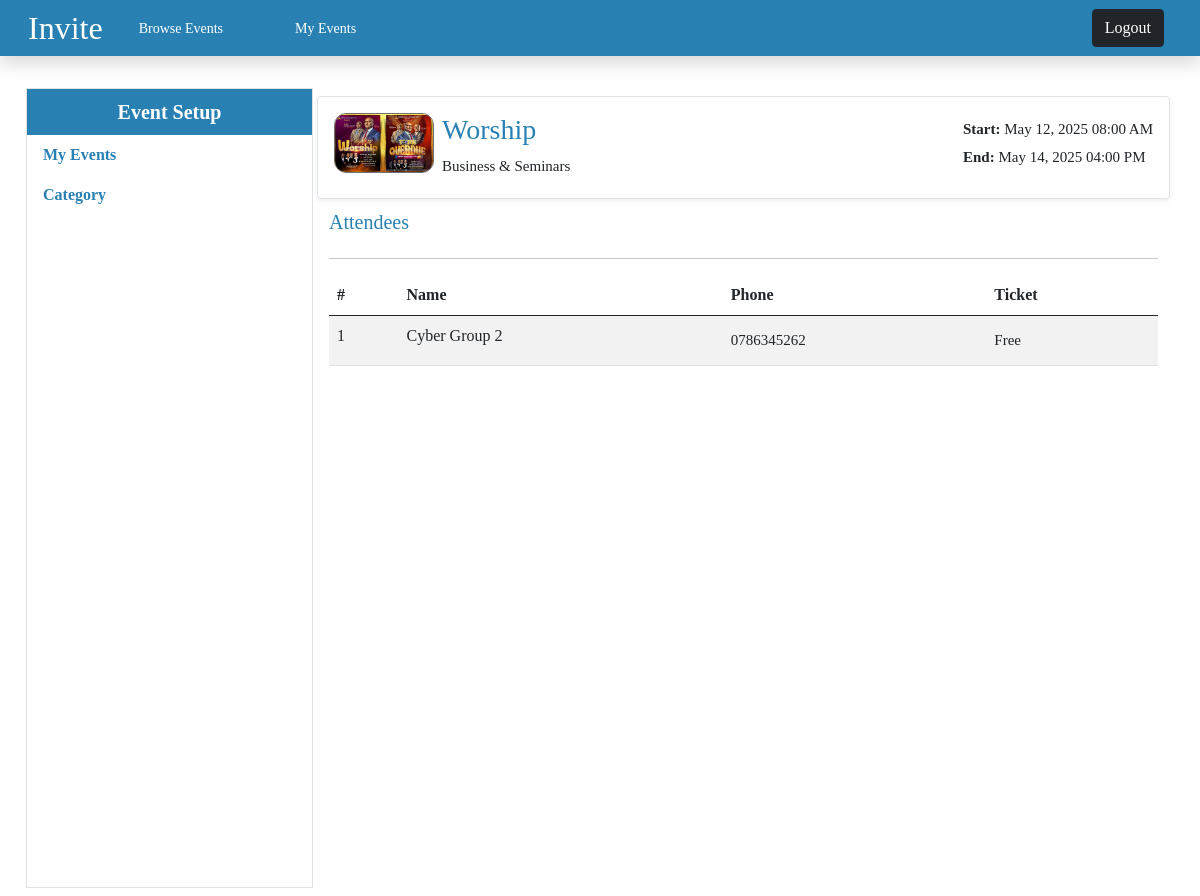
The page /event/1 (signed in) on the database as committed earlier.
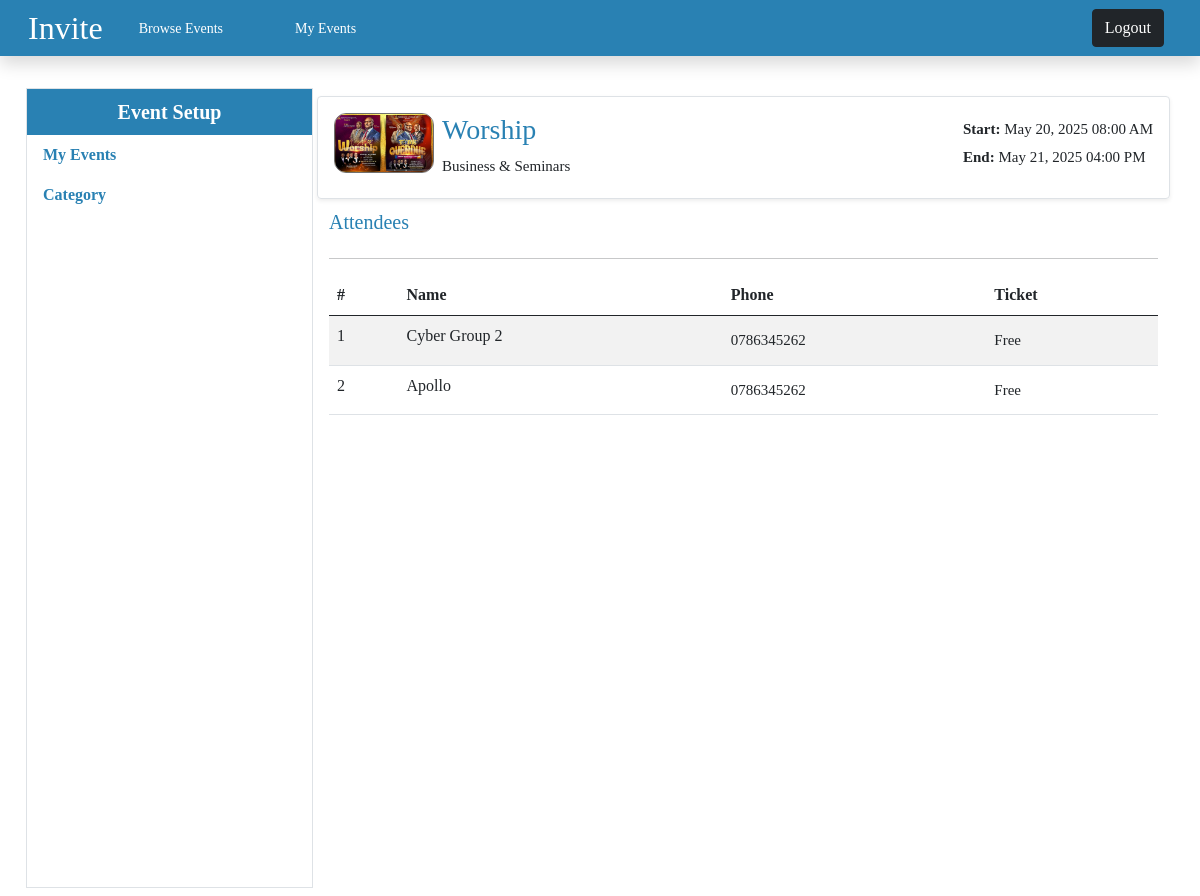
The same page on the database as committed later.
### events/models.py (models this page shows, shortened)
class Schedule(models.Model):
    event = models.ForeignKey(Events, on_delete=models.CASCADE)
    start_date = models.DateField()
    start_time = models.TimeField()
    end_date = models.DateField()
    end_time = models.TimeField()
    created_at = models.DateTimeField(auto_now_add=True)

class OrderTicket(models.Model):
    event = models.ForeignKey(Events, on_delete=models.CASCADE, null=True)
    ticket = models.ForeignKey(Ticket, on_delete=models.CASCADE, null=True, blank=True)
    user = models.ForeignKey(User, on_delete=models.CASCADE, null=True)
    name = models.CharField(max_length=100, null=True)
    phone = models.CharField(max_length=15, null=True)
    email = models.EmailField(max_length=100, null=True, blank=True)
    created_at = models.DateTimeField(auto_now_add=True)

class Ticket(models.Model):
    name = models.CharField(max_length=100, default="Free")
    event = models.ForeignKey(Events, on_delete=models.CASCADE)
    price = models.FloatField(default=0.0)
    ticket_qty = models.IntegerField(default=1)
    desc = models.CharField(max_length=255, null=True, blank=True)
    created_at = models.DateTimeField(auto_now_add=True)

### events/decorators.py (the view)
        def wrapper_func(request, *args, **kwargs):
            group = None
            if request.user.groups.exists():
                group = request.user.groups.all()[0].name
            if group in allowed_roles:
                return view_func(request, *args, **kwargs)
            else:
                return HttpResponse("You are not authorized to view this page.")

### events/models.py (called while the page is built)
    def __str__(self):
        return self.name

### events/views.py (called while the page is built)
@login_required(login_url='login')
@allowed_users(allowed_roles=['Admin','Organizer'])
def events_detail(request, event_id):
    if request.user.is_authenticated:
        event = Events.objects.get(id=event_id)
        schedule = Schedule.objects.get(event=event_id)
        attendee = OrderTicket.objects.filter(event=event_id).select_related('ticket')
        for i, a in enumerate(attendee):
           a.row_number = i+1
        return render(request, 'eventsApp/settings/event_detail.html', {'event':event, 'schedule':schedule, 'attendee':attendee})

### events/templates/eventsApp/settings/event_detail.html (shortened to what this page needs)
{% extends "eventsApp/settings/layout.html" %}
{% block account %}
<div class="row my-2">
    <div class="col shadow-sm border rounded p-3 d-flex justify-content-between">
        <div class="d-flex">
            <img class="poster" src="{{ event.poster.url }}">
            <span class="ms-2">
                <h3>{{ event.event_name }}</h3>
                <p>{{ event.category }}</p>
            </span>
        </div>
        <div class="schedule">
            <p><strong>Start: </strong>{{ schedule.start_date }} {{ schedule.start_time|time:"h:i A" }}</p>
            <p><strong>End: </strong>{{ schedule.end_date }} {{ schedule.end_time|time:"h:i A" }}</p>
        </div>
    </div>
</div>
<div class="row">
    <p class="col lead">Attendees</p>
</div>
<hr>
<table class="table table-hover table-striped display" id="employeeTable" style="width:100%">
    <thead>
        <tr>
            <th>#</th>
            <th>Name</th>
            <th>Phone</th>
            <th>Ticket</th>
        </tr>
    </thead>
    <tbody>
        {% for a in attendee %}
        <tr>
            <td>
                {{ a.row_number }}
            </td>
            <td>
                {{ a.name }}
            </td>
            <td>
                <p>{{ a.phone }}</p>
            </td>
            <td>
                <p>{{ a.ticket.name }}</p>
            </td>
        </tr>
        {% endfor %}
    </tbody>
</table>
{% endblock %}

Rows that differ between the two databases and show on the page:
changed Schedule "08:00 AM": start_date "May 12, 2025" → "May 20, 2025"; end_date "May 14, 2025" → "May 21, 2025"
added OrderTicket: row_number "2", name "Apollo", phone "0786345262", ticket.name "Free"
